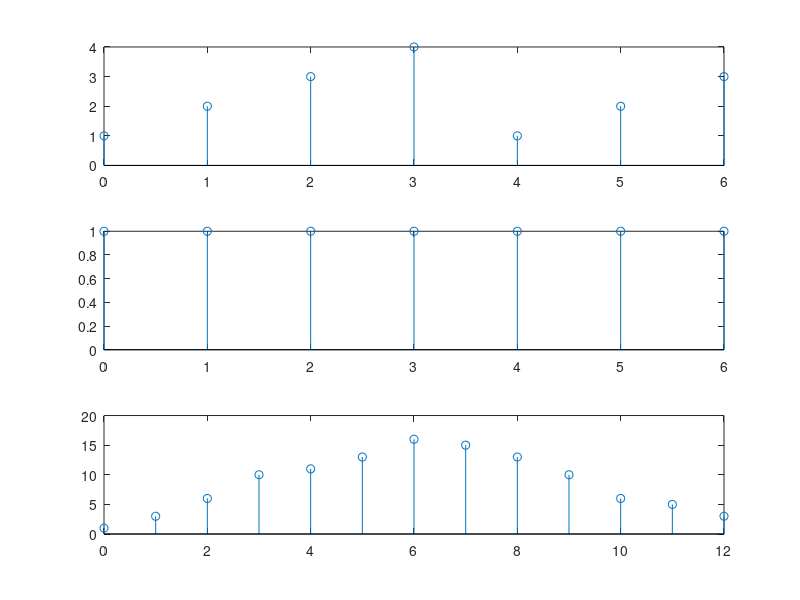

This chart was generated by the following MATLAB code:
clc;
close all;
clear all;
x=[1,2,3,4,1,2,3];
nx=[0,1,2,3,4,5,6];
h=[1,1,1,1,1,1,1];
nh=[0,1,2,3,4,5,6];
y=conv(x,h);
ny=0:length(y)-1;
figure(1);
subplot(3,1,1);
stem(nx,x);
subplot(3,1,2);
stem(nh,h);
subplot(3,1,3);
stem(ny,y);
%By Rajat Gupta
